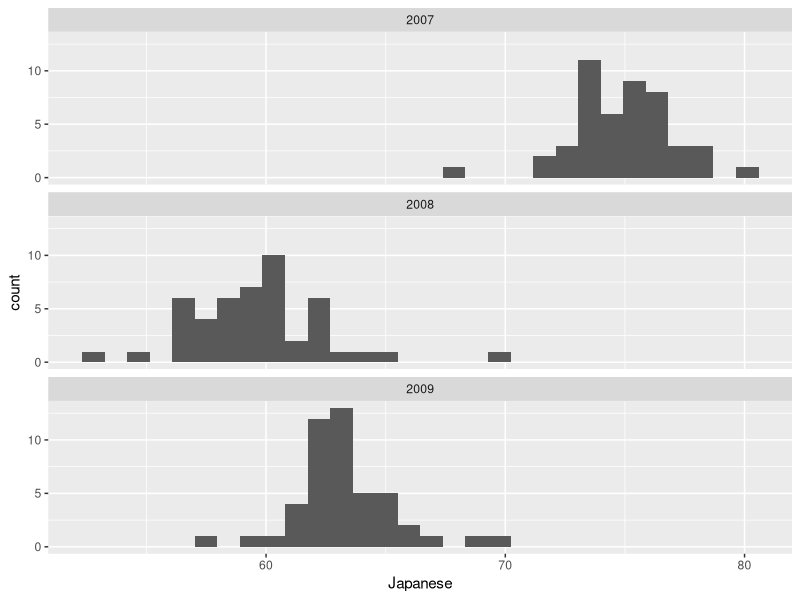
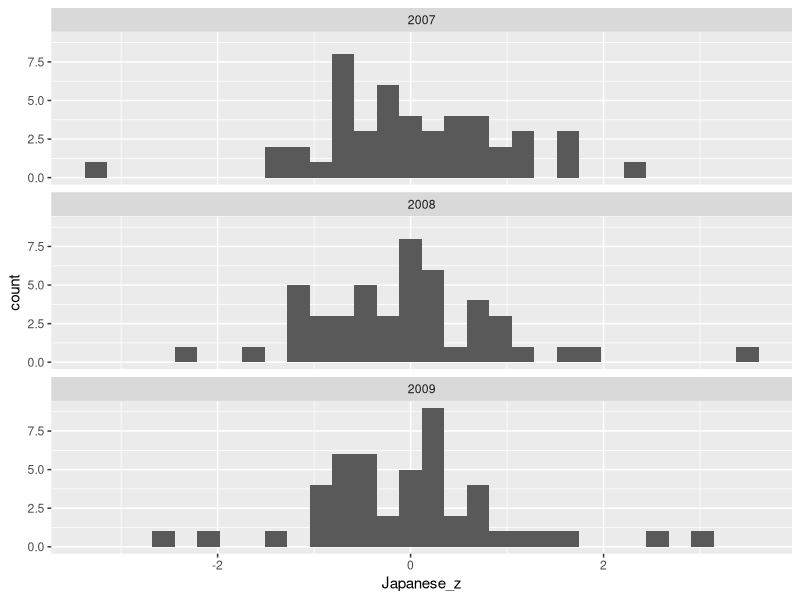
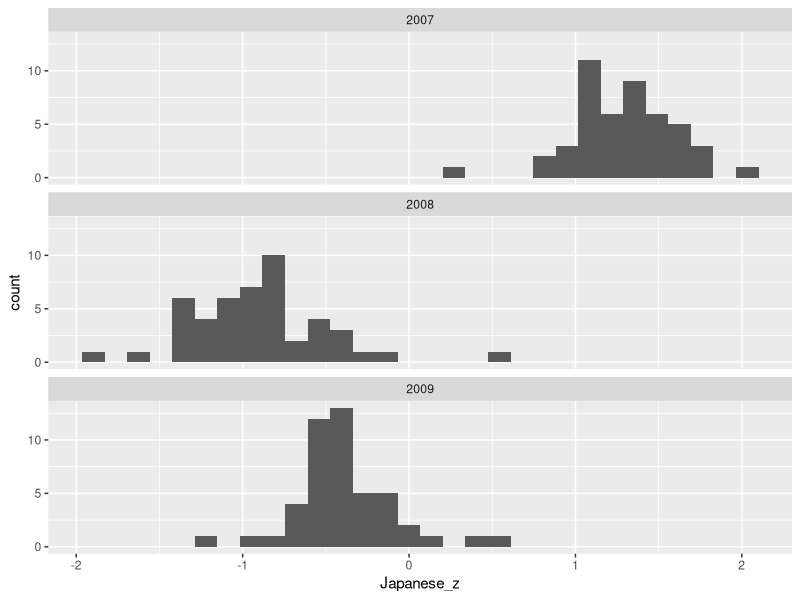

The R script that drew these images, in order:
################################################################################
##
## [ PROJ ] Standardizing variables 
## [ FILE ] StandardizingTestScores.r
## [ AUTH ] < YOUR NAME >
## [ INIT ] < March 21, 2023 >
##
################################################################################

# This short exercise uses survey data from the Japanese goverment
# for each of 47 prefectures from 2007-2021 (with some missing years).
# It was obtained as a part of a recent student project exploring the effect
# of the 2011 earthquake on educational outcomes.

# Our focus is on average scores (percent correct) on a standardized Japanese
# language test for elementary school students.


## -----------------------------------------------------------------------------
## libraries
## -----------------------------------------------------------------------------

library(tidyverse)
library(ggplot2)


## -----------------------------------------------------------------------------
## directory paths
## -----------------------------------------------------------------------------

getwd()


## -----------------------------------------------------------------------------
## describe distribution of test scores by year and construct standardize measures
## -----------------------------------------------------------------------------

#read in data w/info on standardized Japanese test scores by prefecture-year
  scores <- read_csv("elementary_score.csv") %>% 
    select(wave, Prefecture, Japanese) %>% 
    filter(wave != 2011, wave != 2020) %>% #data missing in 2011 and 2020
    filter(wave < 2010) %>% #let's focus on the first 3 years for this exercise
    filter(Prefecture != "AverageAll") %>% 
    filter(Prefecture != "AveragePublic")
    
    #is this wide-form or long-form panel data?
  
  
#explore the distribution of test scores by year (wave)
  
  #get summary statistics to describe distribution
  scores %>% 
    group_by(wave) %>%
    summarise(wave_mean = mean(Japanese, na.rm = TRUE), 
              wave_sd = sd(Japanese, na.rm = TRUE))
  
  #visualize distribution
  scores %>% 
    ggplot() +
    aes(x = Japanese) +
    geom_histogram() + 
    facet_wrap(~ wave, nrow = 3)
  

#get *standardized* measure of test scores
#this changes the units to standard deviations of test scores (by year)
#what problem does this solve?
  
  #manually construct standardized measure
  scores_z <- scores %>% 
    group_by(wave) %>% 
    mutate(wave_mean = mean(Japanese),
           wave_sd = sd(Japanese),
           Japanese_z = (Japanese - wave_mean) / wave_sd )%>% 
    ungroup() %>% 
    mutate_if(is.numeric, round, digits = 2)
  
  #can also use the scale() function along with standardize()
  
  #check distribution of new standardized measure by year
  scores_z %>% 
    group_by(wave) %>%
    summarise(wave_mean = mean(Japanese_z, na.rm = TRUE), 
              wave_sd = sd(Japanese_z, na.rm = TRUE))
  
  #visualize new, standardized distribution of scores by year
  scores_z %>% 
    ggplot() +
    aes(x = Japanese_z) +
    geom_histogram() + 
    facet_wrap(~ wave, nrow = 3)
  
  #what sort of visualization would help us see variation across all 14 years?
 
   
  #question: what if we didn't group by year?
    #i.e. what if we did the standardization by pooling all years?
    scores_z_pooled <- scores %>% 
      mutate(wave_mean = mean(Japanese),
             wave_sd = sd(Japanese),
             Japanese_z = (Japanese - wave_mean) / wave_sd )%>% 
      mutate_if(is.numeric, round, digits = 2)
  
    scores_z_pooled %>% 
      group_by(wave) %>%
      summarise(wave_mean = mean(Japanese_z, na.rm = TRUE), 
                wave_sd = sd(Japanese_z, na.rm = TRUE))
    
    scores_z_pooled %>% 
      ggplot() +
      aes(x = Japanese_z) +
      geom_histogram() + 
      facet_wrap(~ wave, nrow = 3)
    
    #in subsequent regression analysis, 
    #how would wave FEs effectively limit the test score variation that is used?
    
    #how about prefecture FEs?
    
    
    